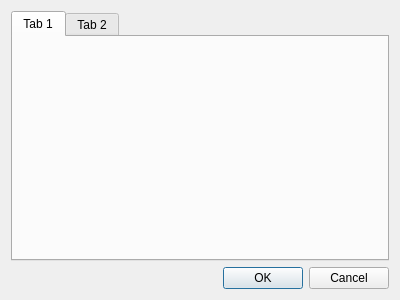
<?xml version="1.0" encoding="UTF-8"?>
<ui version="4.0">
 <class>Dialog</class>
 <widget class="QDialog" name="Dialog">
  <property name="geometry">
   <rect>
    <x>0</x>
    <y>0</y>
    <width>400</width>
    <height>300</height>
   </rect>
  </property>
  <property name="windowTitle">
   <string>Dialog</string>
  </property>
  <layout class="QVBoxLayout" name="verticalLayout">
   <item>
    <widget class="QTabWidget" name="tabWidget">
     <widget class="QWidget" name="tab">
      <attribute name="title">
       <string>Tab 1</string>
      </attribute>
     </widget>
     <widget class="QWidget" name="tab_2">
      <attribute name="title">
       <string>Tab 2</string>
      </attribute>
     </widget>
    </widget>
   </item>
   <item>
    <widget class="QDialogButtonBox" name="buttonBox">
     <property name="orientation">
      <enum>Qt::Horizontal</enum>
     </property>
     <property name="standardButtons">
      <set>QDialogButtonBox::Cancel|QDialogButtonBox::Ok</set>
     </property>
    </widget>
   </item>
  </layout>
 </widget>
 <resources/>
 <connections>
  <connection>
   <sender>buttonBox</sender>
   <signal>accepted()</signal>
   <receiver>Dialog</receiver>
   <slot>accept()</slot>
   <hints>
    <hint type="sourcelabel">
     <x>248</x>
     <y>254</y>
    </hint>
    <hint type="destinationlabel">
     <x>157</x>
     <y>274</y>
    </hint>
   </hints>
  </connection>
  <connection>
   <sender>buttonBox</sender>
   <signal>rejected()</signal>
   <receiver>Dialog</receiver>
   <slot>reject()</slot>
   <hints>
    <hint type="sourcelabel">
     <x>316</x>
     <y>260</y>
    </hint>
    <hint type="destinationlabel">
     <x>286</x>
     <y>274</y>
    </hint>
   </hints>
  </connection>
 </connections>
</ui>
